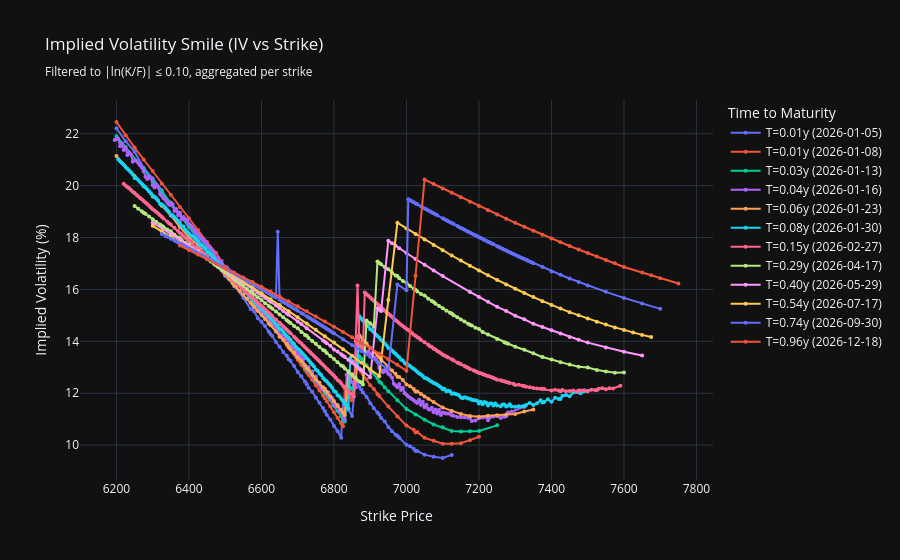

Notebook code for this chart:
### Code cell
plot_smile(surface, max_moneyness=0.1)  # Tighter: ±22% from ATM
